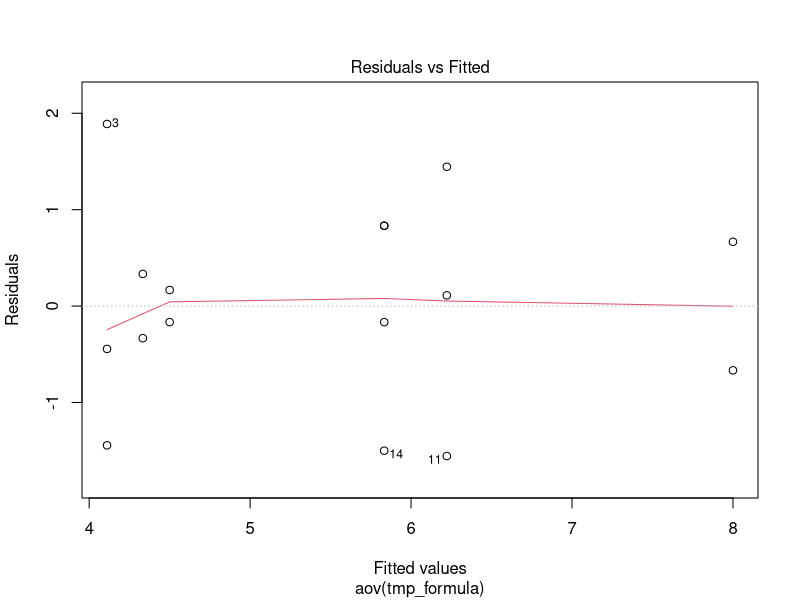
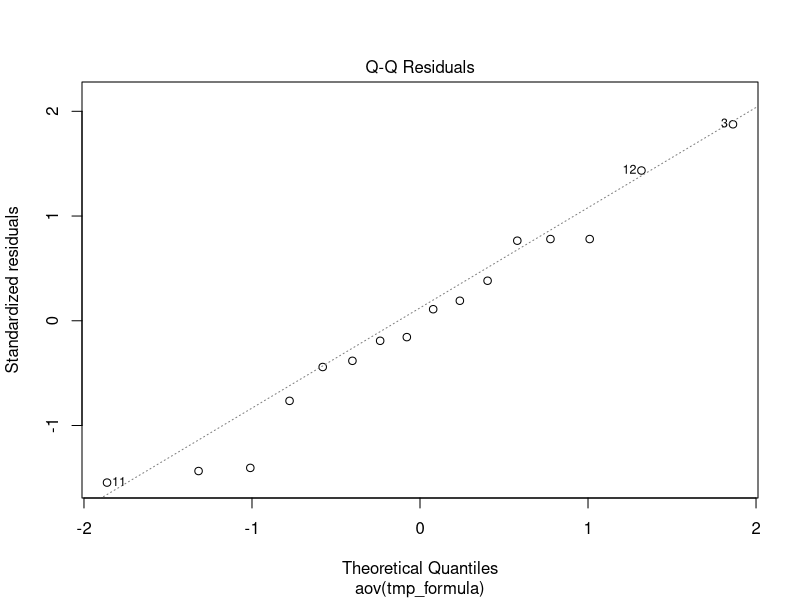
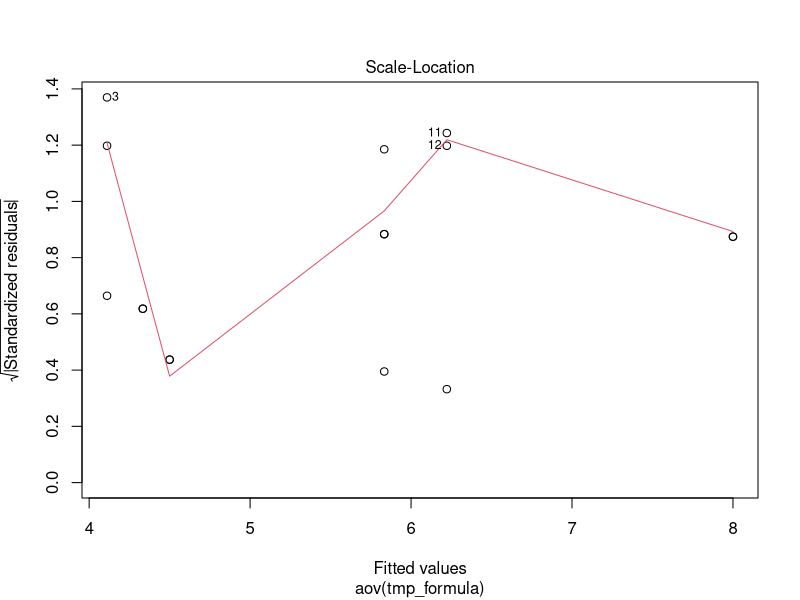
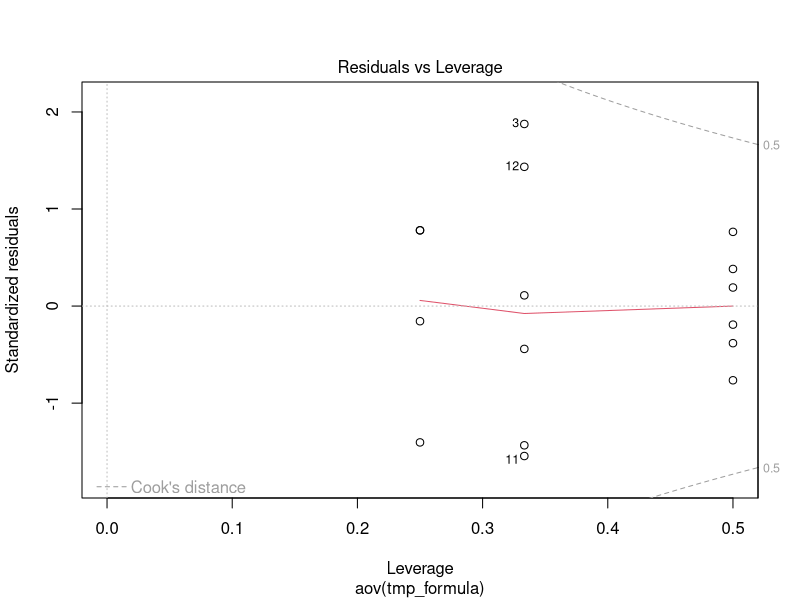
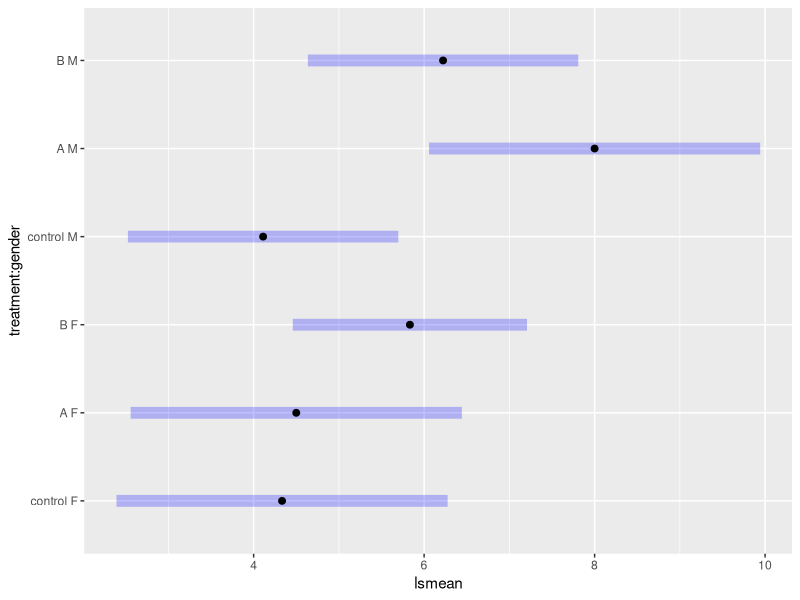
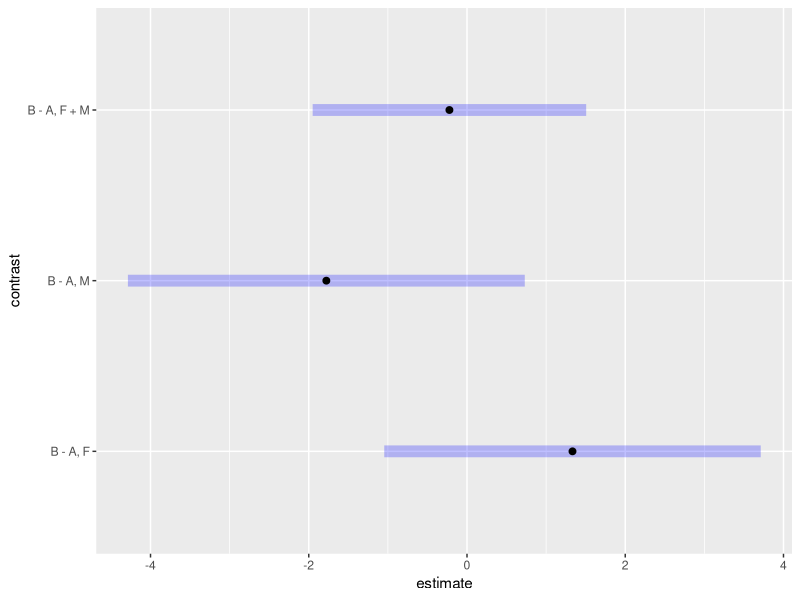
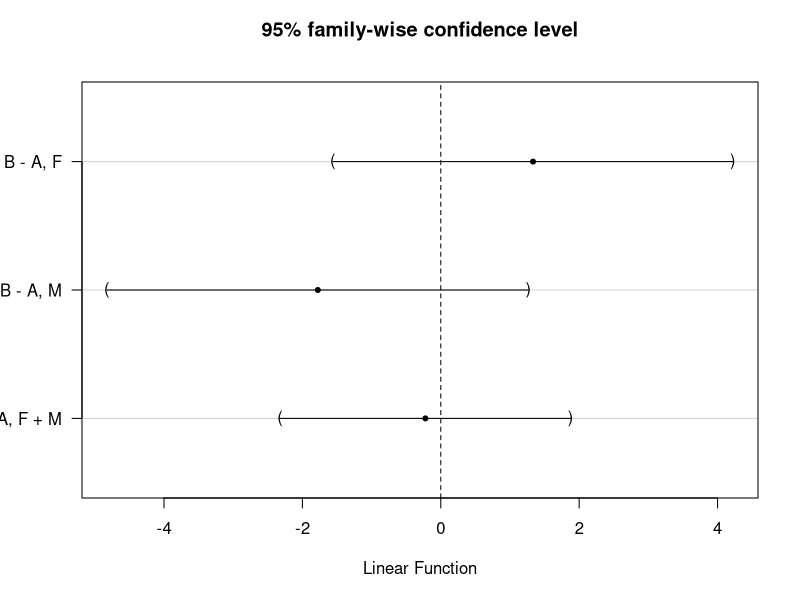

These figures' R source, in order:
# |------------------------------------------------------------------------------------------------------------|
# | Project: Example of a Mixed Effect Model with 2-Way Contrasts                                              |
# | Script:  Mixed Effect model                                                                                |
# | Depends: afex, lsmeans, multcomp                                                                           |
# | Author:  Davit Sargsyan                                                                                    | 
# | Created: 07/18/2017                                                                                        |
# | Source:  https://stats.stackexchange.com/questions/157022/testing-contrast-in-two-way-anova-using-multcomp |
# |------------------------------------------------------------------------------------------------------------|
# Header----
library(afex)
require(lsmeans)
require(multcomp)

# Load example dataset----
data(obk.long)

# Fint a mixed effect model with two covariates and an interaction----
fit <- aov_car(value~treatment*gender + Error(id),
               data=obk.long,
               return = "aov")
fit
summary(fit)
plot(fit)

# Compute summary statistics----
ref1 <- lsmeans(fit, 
                c("treatment", 
                  "gender"))
ref1
# Forest plot of means----
plot(ref1)

# Set contrasts based on 'ref1' 
c_list <- list(`B - A, F` = c(0, -1, 1, 0, 0, 0),
               `B - A, M` = c(0, 0, 0, 0, -1, 1),
               `B - A, F + M` = c(0, -0.5, 0.5, 0, -0.5, 0.5))

# Pairwise comp[arison
c1 <- contrast(ref1, c_list)
c1 
# Forest plot of contrasts----
plot(c1)

# Bonferroni-Holm correction to control for Type I error----
s1 <- summary(c1,
              adjust = "holm")
s1

# Using glht----
s2 <- summary(as.glht(contrast(ref1, c_list)), 
              test = adjusted("free"))
s2
# Ferest plot of contrasts----
plot(s2)
